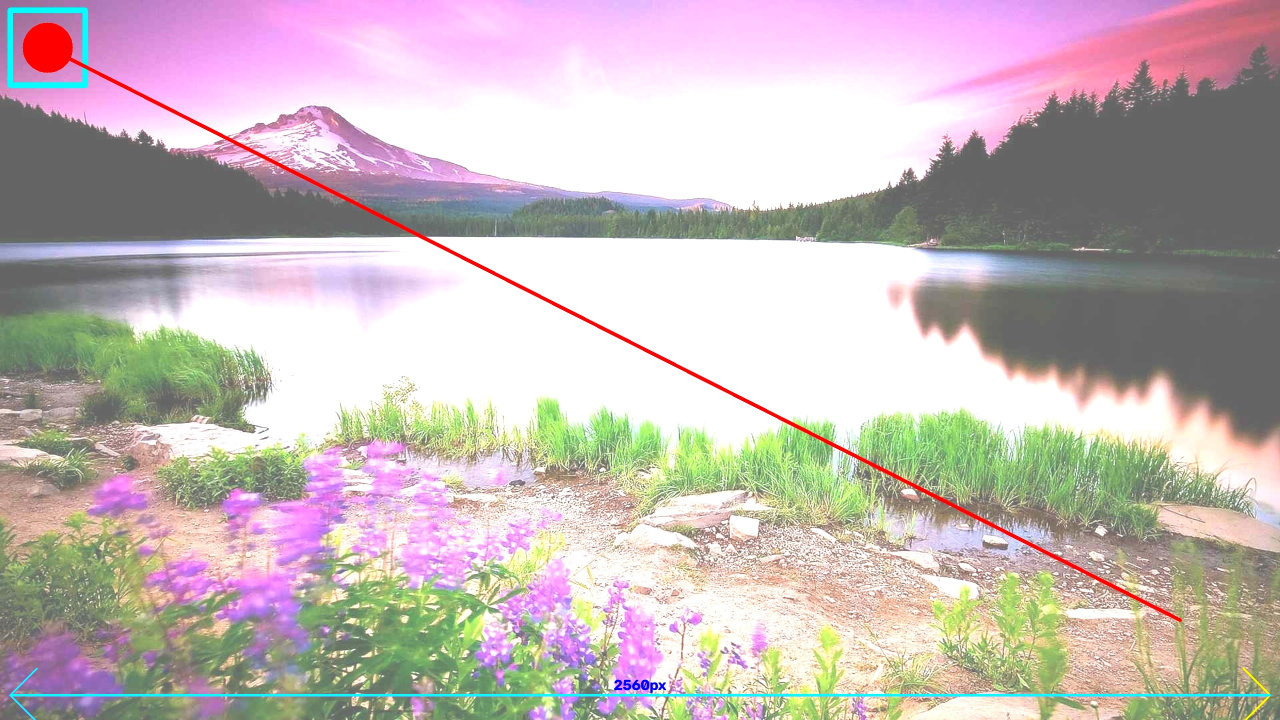
#> input picture example.jpg, 2560 x 1440 px, found by its file name (shown at 1/2 size)
$ python 'Image Manipulation Challenge.py'
#> lines starting #> are read from the running program, lines starting #| are printed output that depends on the picture
import os
import cv2
import matplotlib.pyplot as plt
import numpy as np

image = cv2.imread("example.jpg")
#> image is the input picture: shape (1440, 2560, 3); mean B, G, R 183.2, 183.8, 196.2

gray = cv2.cvtColor(image, cv2.COLOR_BGR2GRAY)
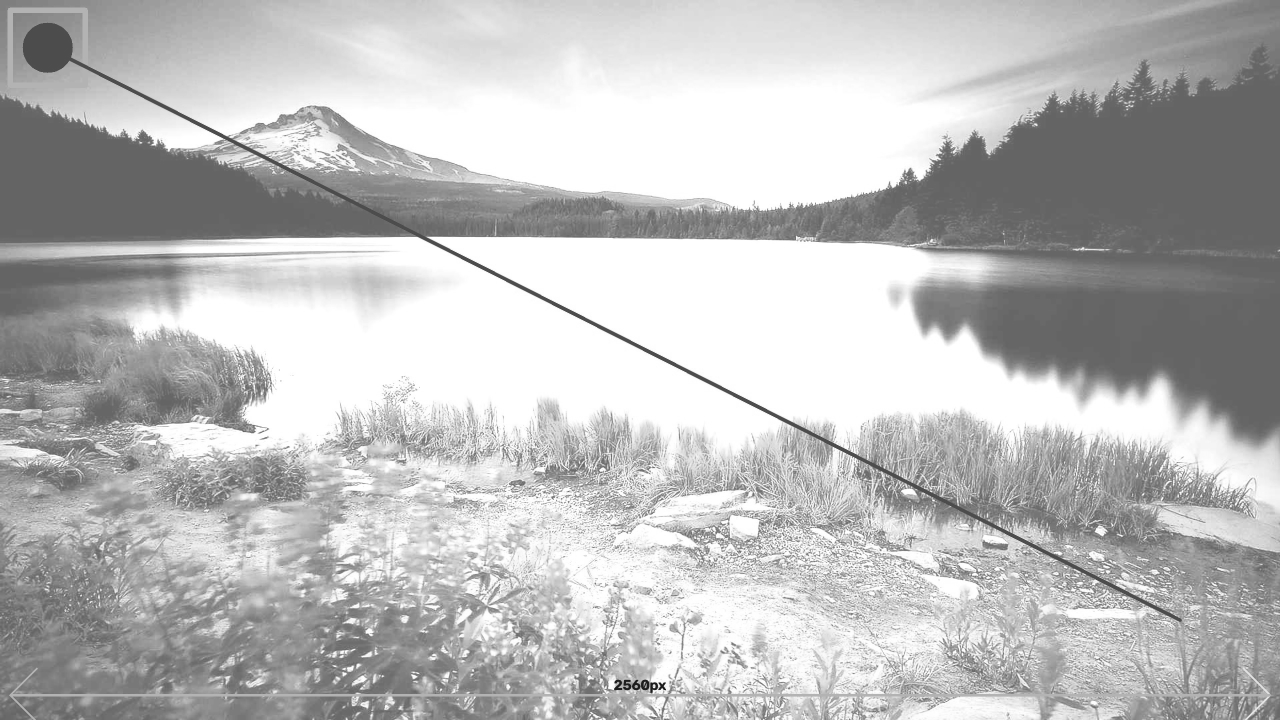
#> gray: shape (1440, 2560) (shown at 1/2 size); min 25, max 255, mean 187.5

plt.imshow(gray, cmap="gray")
plt.title("Grayscale Image")
plt.show()

cropped = image[100:300, 200:400]
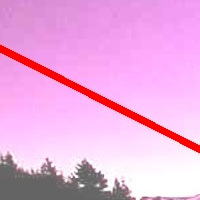
#> cropped: shape (200, 200, 3); mean B, G, R 222.7, 171.8, 235.1

(h, w) = image.shape[:2]
#> h = 1440; w = 2560
M = cv2.getRotationMatrix2D((w // 2, h // 2), 45, 1.0)
rotated = cv2.warpAffine(image, M, (w, h))
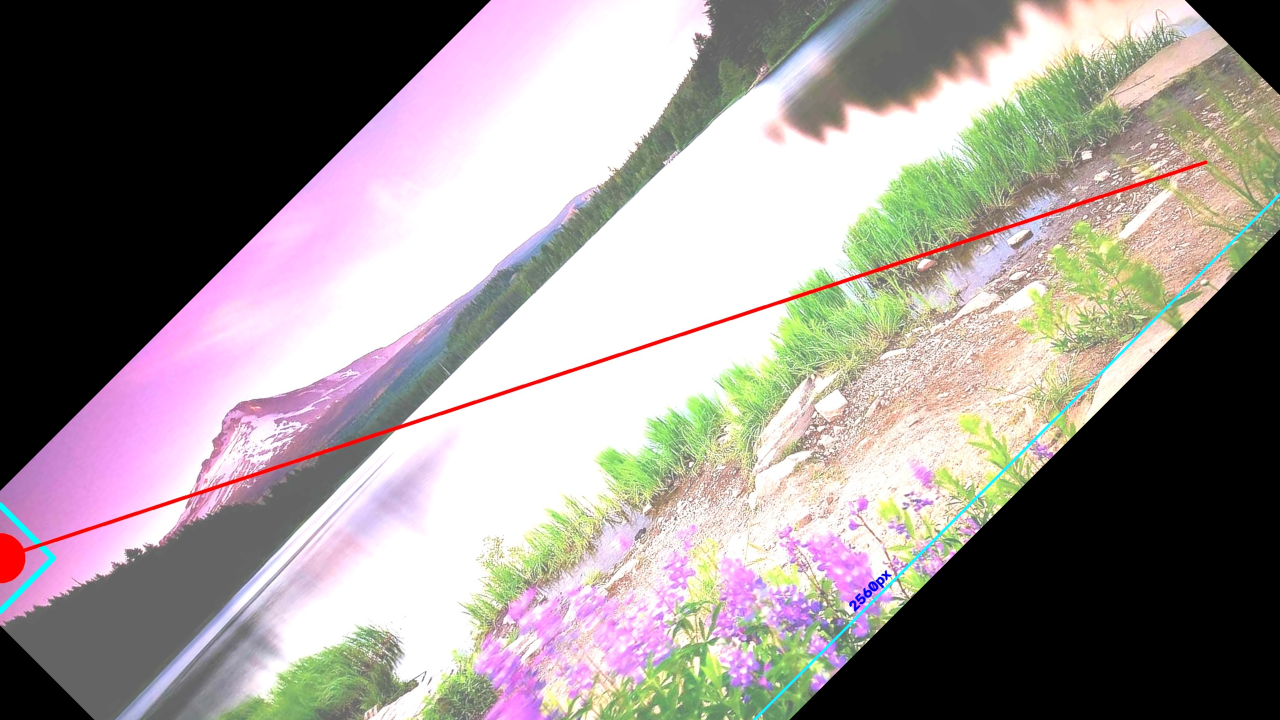
#> rotated: shape (1440, 2560, 3) (shown at 1/2 size); mean B, G, R 143.9, 145.8, 153.3

brighter = cv2.add(image, np.ones(image.shape, dtype="uint8") * 50)
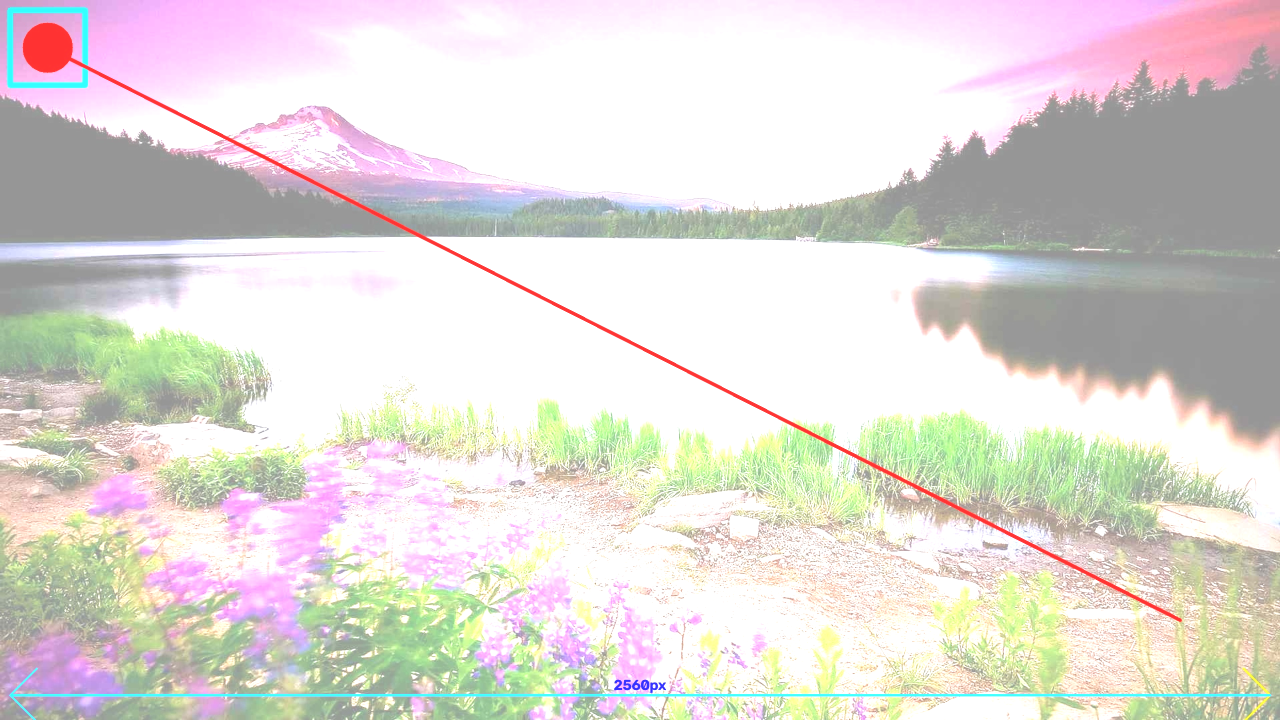
#> brighter: shape (1440, 2560, 3) (shown at 1/2 size); mean B, G, R 213.6, 218.1, 223.2

cv2.imwrite("example.jpg", gray)
cv2.imwrite("example.jpg", cropped)
cv2.imwrite("example.jpg", rotated)
cv2.imwrite("example.jpg", brighter)
